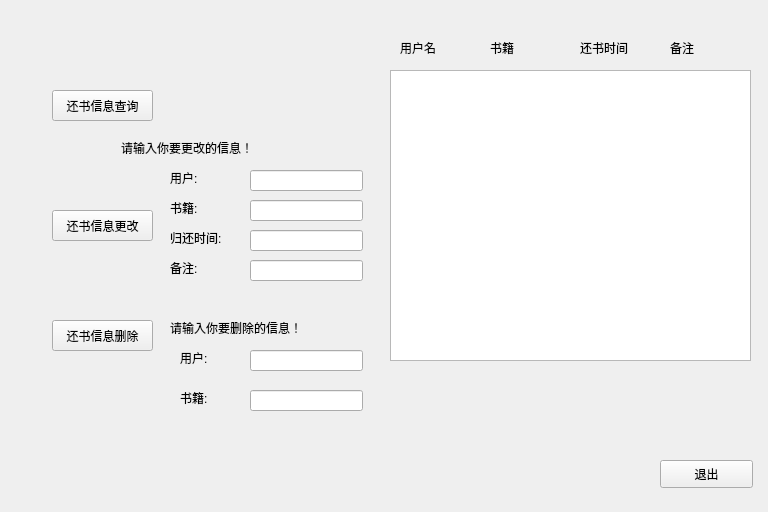
<?xml version="1.0" encoding="UTF-8"?>
<ui version="4.0">
 <class>adreturn</class>
 <widget class="QWidget" name="adreturn">
  <property name="geometry">
   <rect>
    <x>0</x>
    <y>0</y>
    <width>768</width>
    <height>512</height>
   </rect>
  </property>
  <property name="windowTitle">
   <string>Form</string>
  </property>
  <widget class="QPushButton" name="pushButton">
   <property name="geometry">
    <rect>
     <x>52</x>
     <y>90</y>
     <width>101</width>
     <height>31</height>
    </rect>
   </property>
   <property name="text">
    <string>还书信息查询</string>
   </property>
  </widget>
  <widget class="QPushButton" name="pushButton_2">
   <property name="geometry">
    <rect>
     <x>52</x>
     <y>210</y>
     <width>101</width>
     <height>31</height>
    </rect>
   </property>
   <property name="text">
    <string>还书信息更改</string>
   </property>
  </widget>
  <widget class="QPushButton" name="pushButton_3">
   <property name="geometry">
    <rect>
     <x>52</x>
     <y>320</y>
     <width>101</width>
     <height>31</height>
    </rect>
   </property>
   <property name="text">
    <string>还书信息删除</string>
   </property>
  </widget>
  <widget class="QListWidget" name="listWidget">
   <property name="geometry">
    <rect>
     <x>390</x>
     <y>70</y>
     <width>361</width>
     <height>291</height>
    </rect>
   </property>
  </widget>
  <widget class="QPushButton" name="pushButton_4">
   <property name="geometry">
    <rect>
     <x>660</x>
     <y>460</y>
     <width>93</width>
     <height>28</height>
    </rect>
   </property>
   <property name="text">
    <string>退出</string>
   </property>
  </widget>
  <widget class="QLabel" name="label">
   <property name="geometry">
    <rect>
     <x>121</x>
     <y>140</y>
     <width>171</width>
     <height>16</height>
    </rect>
   </property>
   <property name="text">
    <string>请输入你要更改的信息！</string>
   </property>
  </widget>
  <widget class="QLabel" name="label_2">
   <property name="geometry">
    <rect>
     <x>170</x>
     <y>170</y>
     <width>72</width>
     <height>15</height>
    </rect>
   </property>
   <property name="text">
    <string>用户:</string>
   </property>
  </widget>
  <widget class="QLabel" name="label_3">
   <property name="geometry">
    <rect>
     <x>170</x>
     <y>200</y>
     <width>72</width>
     <height>15</height>
    </rect>
   </property>
   <property name="text">
    <string>书籍:</string>
   </property>
  </widget>
  <widget class="QLabel" name="label_4">
   <property name="geometry">
    <rect>
     <x>170</x>
     <y>230</y>
     <width>72</width>
     <height>15</height>
    </rect>
   </property>
   <property name="text">
    <string>归还时间:</string>
   </property>
  </widget>
  <widget class="QLabel" name="label_5">
   <property name="geometry">
    <rect>
     <x>170</x>
     <y>260</y>
     <width>72</width>
     <height>15</height>
    </rect>
   </property>
   <property name="text">
    <string>备注:</string>
   </property>
  </widget>
  <widget class="QLineEdit" name="lineEdit">
   <property name="geometry">
    <rect>
     <x>250</x>
     <y>170</y>
     <width>113</width>
     <height>21</height>
    </rect>
   </property>
  </widget>
  <widget class="QLineEdit" name="lineEdit_2">
   <property name="geometry">
    <rect>
     <x>250</x>
     <y>200</y>
     <width>113</width>
     <height>21</height>
    </rect>
   </property>
  </widget>
  <widget class="QLineEdit" name="lineEdit_3">
   <property name="geometry">
    <rect>
     <x>250</x>
     <y>230</y>
     <width>113</width>
     <height>21</height>
    </rect>
   </property>
  </widget>
  <widget class="QLineEdit" name="lineEdit_4">
   <property name="geometry">
    <rect>
     <x>250</x>
     <y>260</y>
     <width>113</width>
     <height>21</height>
    </rect>
   </property>
  </widget>
  <widget class="QLabel" name="label_6">
   <property name="geometry">
    <rect>
     <x>170</x>
     <y>320</y>
     <width>171</width>
     <height>16</height>
    </rect>
   </property>
   <property name="text">
    <string>请输入你要删除的信息！</string>
   </property>
  </widget>
  <widget class="QLineEdit" name="lineEdit_5">
   <property name="geometry">
    <rect>
     <x>250</x>
     <y>350</y>
     <width>113</width>
     <height>21</height>
    </rect>
   </property>
  </widget>
  <widget class="QLineEdit" name="lineEdit_6">
   <property name="geometry">
    <rect>
     <x>250</x>
     <y>390</y>
     <width>113</width>
     <height>21</height>
    </rect>
   </property>
  </widget>
  <widget class="QLabel" name="label_7">
   <property name="geometry">
    <rect>
     <x>180</x>
     <y>350</y>
     <width>72</width>
     <height>15</height>
    </rect>
   </property>
   <property name="text">
    <string>用户:</string>
   </property>
  </widget>
  <widget class="QLabel" name="label_8">
   <property name="geometry">
    <rect>
     <x>180</x>
     <y>390</y>
     <width>72</width>
     <height>15</height>
    </rect>
   </property>
   <property name="text">
    <string>书籍:</string>
   </property>
  </widget>
  <widget class="QLabel" name="label_9">
   <property name="geometry">
    <rect>
     <x>400</x>
     <y>40</y>
     <width>72</width>
     <height>15</height>
    </rect>
   </property>
   <property name="text">
    <string>用户名</string>
   </property>
  </widget>
  <widget class="QLabel" name="label_10">
   <property name="geometry">
    <rect>
     <x>490</x>
     <y>40</y>
     <width>72</width>
     <height>15</height>
    </rect>
   </property>
   <property name="text">
    <string>书籍</string>
   </property>
  </widget>
  <widget class="QLabel" name="label_11">
   <property name="geometry">
    <rect>
     <x>580</x>
     <y>40</y>
     <width>72</width>
     <height>15</height>
    </rect>
   </property>
   <property name="text">
    <string>还书时间</string>
   </property>
  </widget>
  <widget class="QLabel" name="label_12">
   <property name="geometry">
    <rect>
     <x>670</x>
     <y>40</y>
     <width>72</width>
     <height>15</height>
    </rect>
   </property>
   <property name="text">
    <string>备注</string>
   </property>
  </widget>
 </widget>
 <resources/>
 <connections/>
</ui>
